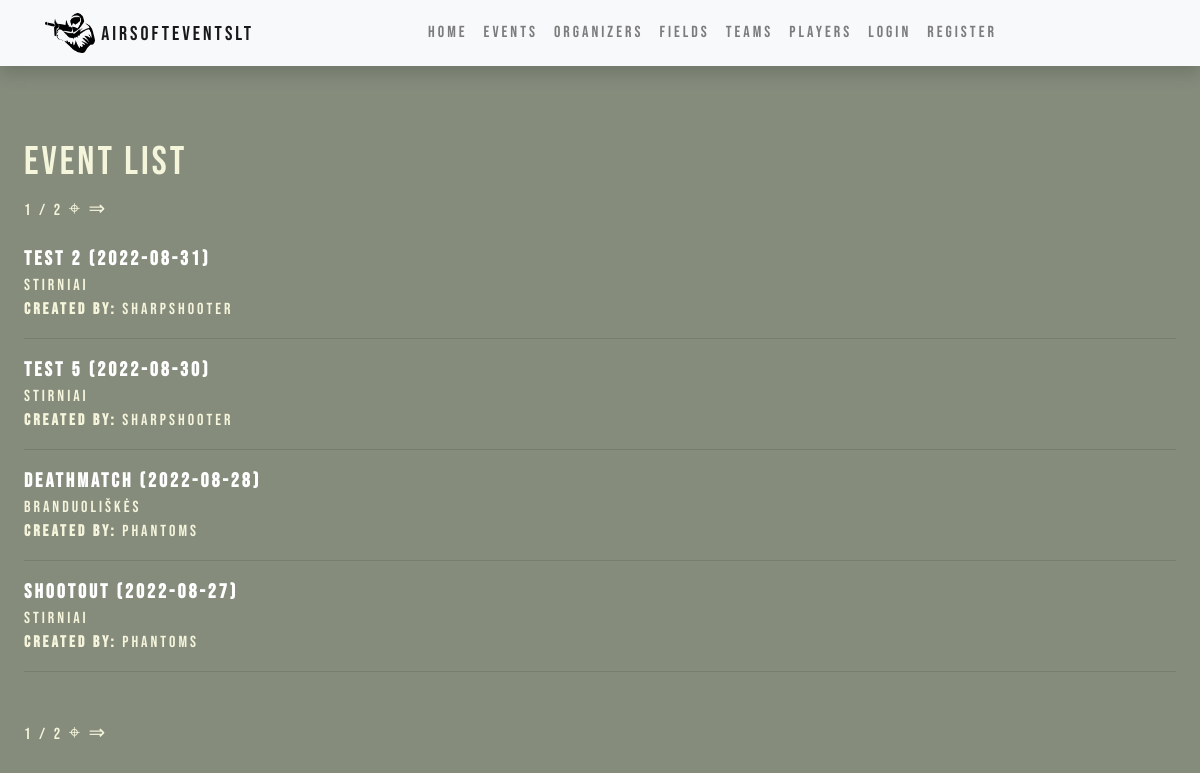
/events/list/, run on the app's committed database.
### events/models.py (models this page shows, shortened)
class Event(models.Model):
    name = models.CharField('Name of the event',  max_length=150)
    date = models.DateTimeField('Date of event', null=True, blank=True)
    organizer = models.ForeignKey("Organizer", related_name='event_organizers', on_delete=models.SET_NULL, null=True)
    field = models.ForeignKey('Field', on_delete=models.SET_NULL, null=True)
    description = HTMLField(null=True)
    price = models.FloatField("Price")
    max_players = models.IntegerField("Maximum player number")
    created_on = models.DateTimeField(auto_now_add=True)
    EVENT_STATUS = (
        ('a', 'active'),
        ('i', 'inactive'),
    )
    status = models.CharField(max_length=1, choices=EVENT_STATUS, blank=True, default='a', help_text='Statusas',)
    class Meta:
        ordering = ['-date']
        verbose_name = _("Event")
        verbose_name_plural = _("Events")

class Field(models.Model):
    name = models.CharField('Name of the game field',  max_length=150)
    location_long = models.FloatField('Location longitude', max_length=50, null=True)
    location_lat = models.FloatField('Location latitude', max_length=50, null=True)
    description = HTMLField(null=True, blank=True)
    field_map = models.ImageField(default="default_map.png", upload_to="maps/")
    created_by = models.ForeignKey("Organizer", related_name='field_organizers', on_delete=models.SET_NULL, null=True, blank=True)
    class Meta:
        verbose_name = _("Field")
        verbose_name_plural = _("Fields")
    def __str__(self):
        return self.name

class Organizer(models.Model):
    profile = models.OneToOneField(Profile, related_name='organizer',on_delete=models.CASCADE)
    name = models.CharField('Name of the organizer', max_length=150, default='New Organizer')
    profile_picture = models.ImageField(default="defaulf.png", upload_to="organizer_pics/")
    contacts = models.CharField('Address and contacts', max_length=150)
    description = HTMLField(null=True)
    class Meta:
        verbose_name = _("Organizer")
        verbose_name_plural = _("Organizers")
    def __str__(self):
        return self.name

### events/views.py (the view)
# urls.py: path('list/', views.EventListView.as_view(), name='event_list'),
class EventListView(generic.ListView):
    model = Event
    context_object_name = 'events'
    template_name = 'event_list.html'
    paginate_by = 4

### events/templates/event_list.html (shortened to what this page needs)
{% extends "base.html" %}
{% load i18n %}
{% block content %}
<div class='indented main-font'>
    <div style='padding-bottom:20px'>
        <h1 class='secondary-font'>Event list</h1>
        <div class="pagination secondary-font">
            <span class="step-links">
                <span class="current">
                    {{ page_obj.number }} / {{ page_obj.paginator.num_pages }}
                </span>
                {% if page_obj.has_next %}
                    <a class='link' href="?page={{ page_obj.next_page_number }}">&target;</a>
                    <a class='link' href="?page={{ page_obj.paginator.num_pages }}"> &rArr;</a>
                {% endif %}
            </span>
        </div>
    </div>
    {% if events %}
    <div>
        {% for event in events %}
        <strong><a class='link' href={{ event.id }}> <div> {{ event.name }} ({{ event.date|date:"Y-m-d" }}) </div></a></strong>
        <div class='secondary-font'>
            <div> {{ event.field }} </div>
            <div><strong> Created by:</strong> {{ event.organizer }}</div>
        </div>
        <hr>
        {% endfor %}
    </div>
    {% else %}
    <div> No events yet </div>
    {% endif %}
    <div class="pagination secondary-font" style='padding-top:30px'>
        <span class="step-links">
            <span class="current">
                {{ page_obj.number }} / {{ page_obj.paginator.num_pages }}
            </span>
            {% if page_obj.has_next %}
                <a class='link' href="?page={{ page_obj.next_page_number }}">&target;</a>
                <a class='link' href="?page={{ page_obj.paginator.num_pages }}"> &rArr;</a>
            {% endif %}
        </span>
    </div>
</div>
{% endblock %}

### events/static/css/styles.css (style rules this page uses)
body { background-color: rgb(133, 140, 124); }
.indented { padding-left: 5%; padding: 2%; }
.main-font { color:white; font-family:"Bebas Neue"; letter-spacing: 3px; }
.secondary-font { color: beige; font-family:"Bebas Neue"; letter-spacing: 3px; }
.link, link:hover, link:focus, link:active { text-decoration: none; color: inherit; font-size: 20px; }

### data on the page
Event: name "Test 2", date "2022-08-31", field "Stirniai", organizer "Sharpshooter"
Event: name "Test 5", date "2022-08-30", field "Stirniai", organizer "Sharpshooter"
Event: name "Deathmatch", date "2022-08-28", field "Branduoliškės", organizer "Phantoms"
Event: name "Shootout", date "2022-08-27", field "Stirniai", organizer "Phantoms"

### other printed values
{{ page_obj.number }} "1"
{{ page_obj.paginator.num_pages }} "2"
